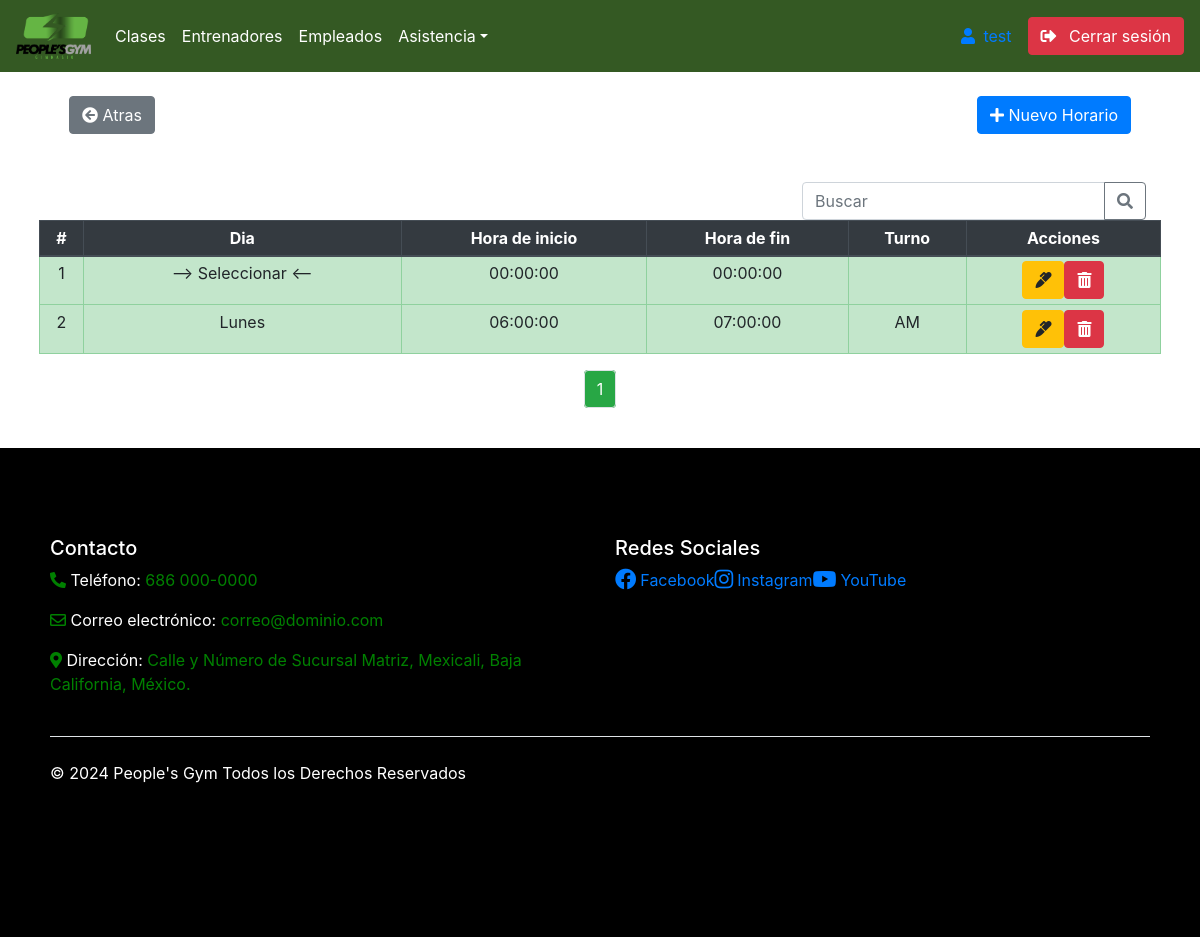
/Admin/Horarios.php (signed in), run on the app's committed database.
### tables this page shows
CREATE TABLE `cat_horarios` (
  `NID_Horario` int(11) NOT NULL COMMENT 'Identificador único del horario',
  `N_Dia` varchar(50) NOT NULL COMMENT 'Día al que corresponde el horario.',
  `N_HoraInicio` time NOT NULL COMMENT 'Hora de inicio del horario.',
  `N_HoraFin` time NOT NULL COMMENT 'Hora de finalización del horario.',
  `N_Turno` varchar(2) NOT NULL COMMENT 'Turno del horario (AM o PM).'
);

### Admin/Horarios.php (the view, shortened to what this page needs)
<?php
include('Includes/Header.php');
$conexion = ConexionBD::obtenerConexion();
$registros_por_pagina = 10;
$query_total_registros = "SELECT COUNT(*) as total_registros FROM cat_horarios";
$resultado_total_registros = mysqli_query($conexion, $query_total_registros);
$total_registros = mysqli_fetch_assoc($resultado_total_registros)['total_registros'];
$total_paginas = ceil($total_registros / $registros_por_pagina);
$consulta_horarios = "SELECT * FROM cat_horarios";
$resultado_horarios = mysqli_query($conexion, $consulta_horarios);
?>
<div class="container p-4">
    <div class="container">
        <div class="row justify-content-between">
            <div class="col-md-auto">
                <div class="fixed-left">
                    <a href="Clases.php" class="btn btn-secondary" data-toggle="tooltip" data-placement="top" title="Volver"><i class="fa fa-arrow-circle-left" aria-hidden="true"></i> Atras</a>
                </div>
            </div>
            <div class="col-md-auto">
                <div class="fixed-left">
                    <button type="button" class="btn btn-primary" data-toggle="modal" data-target="#modalNuevoHorario" data-toggle="tooltip" data-placement="top" title="Agregar Nuevo horario"><i class="fas fa-plus"></i> Nuevo Horario</button>
                </div>
            </div>
        </div>
    </div>
</div>
<div class="container p-4">
    <div class="row">
        <div class="col-md-4 offset-md-8">
            <div class="input-group">
                <input type="text" class="form-control" id="busqueda" placeholder="Buscar">
                <div class="input-group-append">
                    <button class="btn btn-outline-secondary" type="button">
                        <i class="fas fa-search"></i>
                    </button>
                </div>
            </div>
        </div>
    </div>
    <div class="row justify-content-center">
        <table id="miTabla" class="table table-sm table-striped table-hover table-bordered text-center">
            <thead class="thead-dark text-white">
                <tr>
                    <th>#</th>
                    <th>Dia</th>
                    <th>Hora de inicio</th>
                    <th>Hora de fin</th>
                    <th>Turno</th>
                    <th>Acciones</th>
                </tr>
            </thead>
            <tbody>
                <?php
                while ($filas = mysqli_fetch_assoc($resultado_horarios)) {
                    echo "<tr class='table-success'>";
                    echo "<td>{$filas['NID_Horario']}</td>";
                    echo "<td>{$filas['N_Dia']}</td>";
                    echo "<td>{$filas['N_HoraInicio']}</td>";
                    echo "<td>{$filas['N_HoraFin']}</td>";
                    echo "<td>{$filas['N_Turno']}</td>";
                    echo "<td>";
                    echo "<a href='UpdateHorario.php?id={$filas['NID_Horario']}' class='btn btn-warning' data-toggle='tooltip' data-placement='top' title='Editar'><i class='fas fa-marker'></i></a>";
                    echo "<a href='#' class='btn btn-danger btnEliminar' data-toggle='tooltip' data-placement='top' title='Eliminar' data-id='{$filas['NID_Horario']}'><i class='fas fa-trash-alt'></i></a>";
                    echo "</td>";
                    echo "</tr>";
                }
                ?>
            </tbody>
        </table>
        <nav aria-label="Page navigation example">
            <ul class="pagination justify-content-center bg-success text-white">
                <?php
                for ($i = 1; $i <= $total_paginas; $i++) {
                    echo "<li class='page-item'><a class='page-link bg-success text-white' href='Clases.php?pagina={$i}'>{$i}</a></li>";
                }
                ?>
            </ul>
        </nav>
    </div>
</div>
<?php include('Includes/Footer.php'); ?>

### Admin/Includes/Header.php (shortened to what this page needs)
<!doctype html>
<html lang="en">
<head>
    <link rel="stylesheet" href="https://stackpath.bootstrapcdn.com/bootstrap/4.3.1/css/bootstrap.min.css">
    <link rel="stylesheet" href="https://cdnjs.cloudflare.com/ajax/libs/font-awesome/5.15.4/css/all.min.css">
    <link rel="stylesheet" href="../Assets/css/style.css">
</head>
<body>
    <header>
        <nav class="navbar navbar-expand-sm navbar-light bg-light demo">
            <a class="navbar-brand" href="Index.php" style="color:white;">
                <picture>
                    <source srcset="../Assets/Img/Logo.png" type="image/png">
                    <img src="../Assets/Img/Logo.png" alt="Logo de la empresa" style="width: 75px;">
                </picture>
            </a>
            <div class="collapse navbar-collapse" id="collapsibleNavId">
                <ul class="navbar-nav mr-auto mt-2 mt-lg-0">
                    <li class="nav-item active">
                        <a class="nav-link" href="Clases.php" style="color:white;">Clases</a>
                    </li>
                    <li class="nav-item">
                        <a class="nav-link" href="Coach.php" style="color:white;">Entrenadores</a>
                    </li>
                    <li class="nav-item">
                        <a class="nav-link" href="Empleados.php" style="color:white;">Empleados</a>
                    </li>
                    <li class="nav-item dropdown">
                        <a class="nav-link dropdown-toggle" href="#" id="dropdownId" data-toggle="dropdown" aria-haspopup="true" aria-expanded="false" style="color:white;">Asistencia</a>
                    </li>
                </ul>
                <form class="form-inline my-2 my-lg-0" method="POST" action="Cerrar.php">
                    <span class="mr-3 text-primary">
                        <i class="fas fa-user mr-1"></i>
                        <?php echo $_SESSION['NombreUsuario']; ?>
                    </span>
                    <button type="submit" class="btn btn-danger">
                        <i class="fas fa-sign-out-alt mr-2"></i>
                        Cerrar sesión
                    </button>
                </form>
            </div>
        </nav>
    </header>

### Admin/Includes/Footer.php (shortened to what this page needs)
<div class="Fondo1">
    <div class="container Fondo1">
        <footer class="py-5">
            <div class="row">
                <div class="col-md-6">
                    <h5>Contacto</h5>
                    <p><i class="fas fa-phone-alt" style="color: green;"></i> Teléfono: <span style="color: green;">686 000-0000</span></p>
                    <p><i class="far fa-envelope" style="color: green;"></i> Correo electrónico: <span style="color: green;">correo@dominio.com</span></p>
                    <p><i class="fas fa-map-marker-alt" style="color: green;"></i> Dirección: <span style="color: green;">Calle y Número de Sucursal Matriz, Mexicali, Baja California, México.</span></p>
                </div>
                <div class="col-md-6">
                    <h5>Redes Sociales</h5>
                    <ul class="list-unstyled d-flex">
                        <li class="ms-4 me-2"><a href="https://www.facebook.com/peoplesgymgalerias/?locale=es_LA" target="_blank"><i class="fab fa-facebook mr-1 fa-lg"></i>Facebook    </a></li>
                        <li class="ms-4 me-2"><a href="https://www.instagram.com/peoplesgymx/" target="_blank"><i class="fab fa-instagram mr-1 fa-lg"></i>Instagram     </a></li>
                        <li class="ms-4 me-2"><a href="https://www.youtube.com/channel/UC0a70oG8g-H8Oin7C7Dr6xg" target="_blank"><i class="fab fa-youtube mr-1 fa-lg"></i>YouTube</a></li>
                    </ul>
                </div>
            </div>
            <div class="d-flex flex-column flex-sm-row justify-content-between py-4 my-4 border-top">
                <p>&copy; 2024 People's Gym Todos los Derechos Reservados </p>
            </div>
        </footer>
    </div>
</div>
</body>
</html>

### Assets/css/style.css (style rules this page uses)
.demo { background: #345923; background: -moz-linear-gradient(left, #345923 0%, #345923 50%, #345923 100%); background: -webkit-linear-gradient(left, #345923 0%, #345923 50%, #345923 100%); background: linear-gradient(to right, #345923 0%, #345923 50%, #345923 100%); }
.navbar-nav .nav-link { color: white; }
.navbar-nav .nav-item.active .nav-link { color: white; }
.navbar-nav .nav-item .nav-link { color: white; }
.demo, .dropdown-menu { background: #345923; background: -moz-linear-gradient(left, #345923 0%, #345923 50%, #345923 100%); background: -webkit-linear-gradient(left, #345923 0%, #345923 50%, #345923 100%); background: linear-gradient(to right, #345923 0%, #345923 50%, #345923 100%); }
.Fondo1 { background-color: black; color: white; padding: 20px; }
.text-center { text-align: center; }

### data on the page
cat_horarios: NID_Horario "1", N_Dia "--> Seleccionar <--", N_HoraInicio "00:00:00", N_HoraFin "00:00:00"
cat_horarios: NID_Horario "2", N_Dia "Lunes", N_HoraInicio "06:00:00", N_HoraFin "07:00:00", N_Turno "AM"

### other printed values
$_SESSION['NombreUsuario'] "test"
